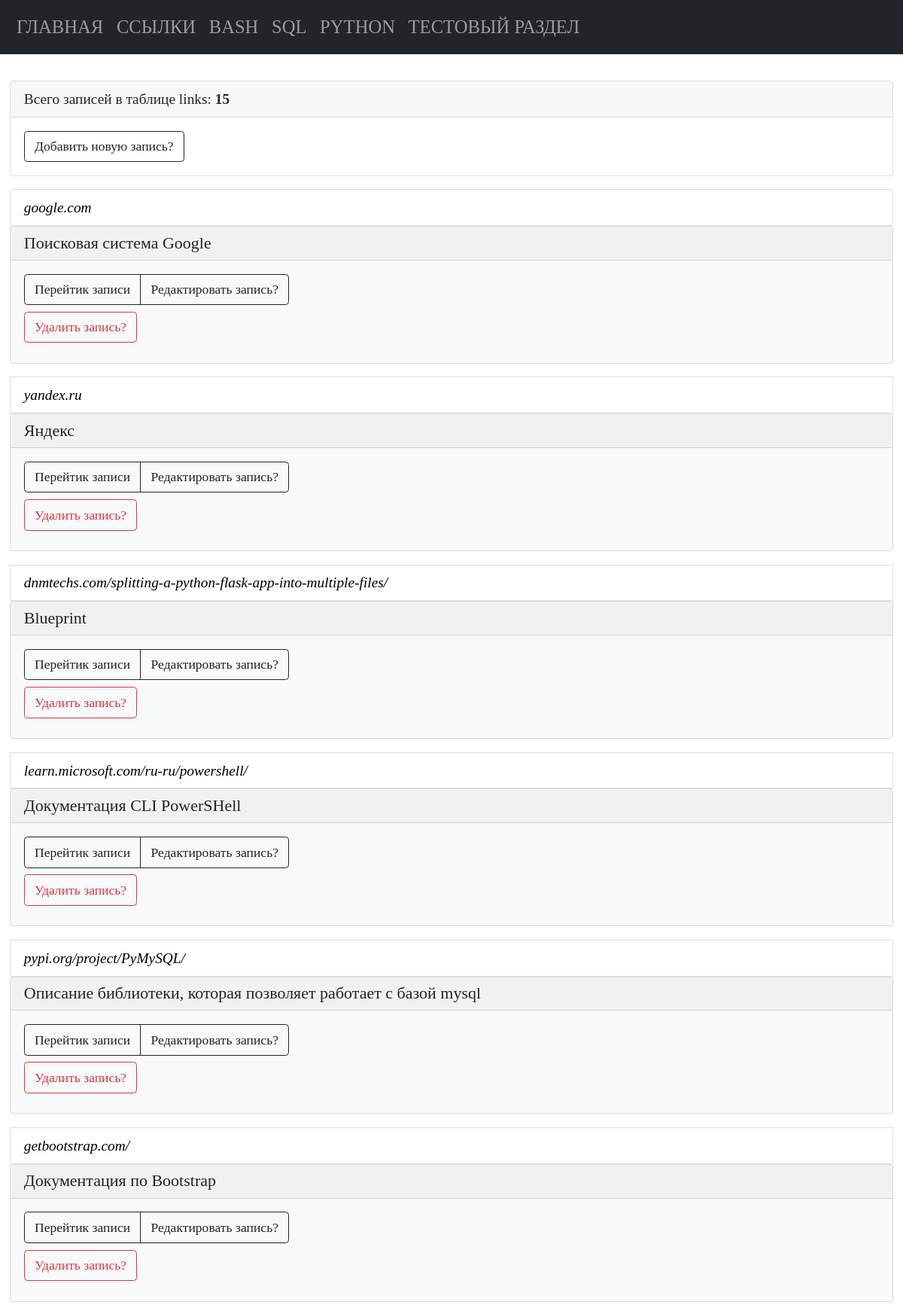
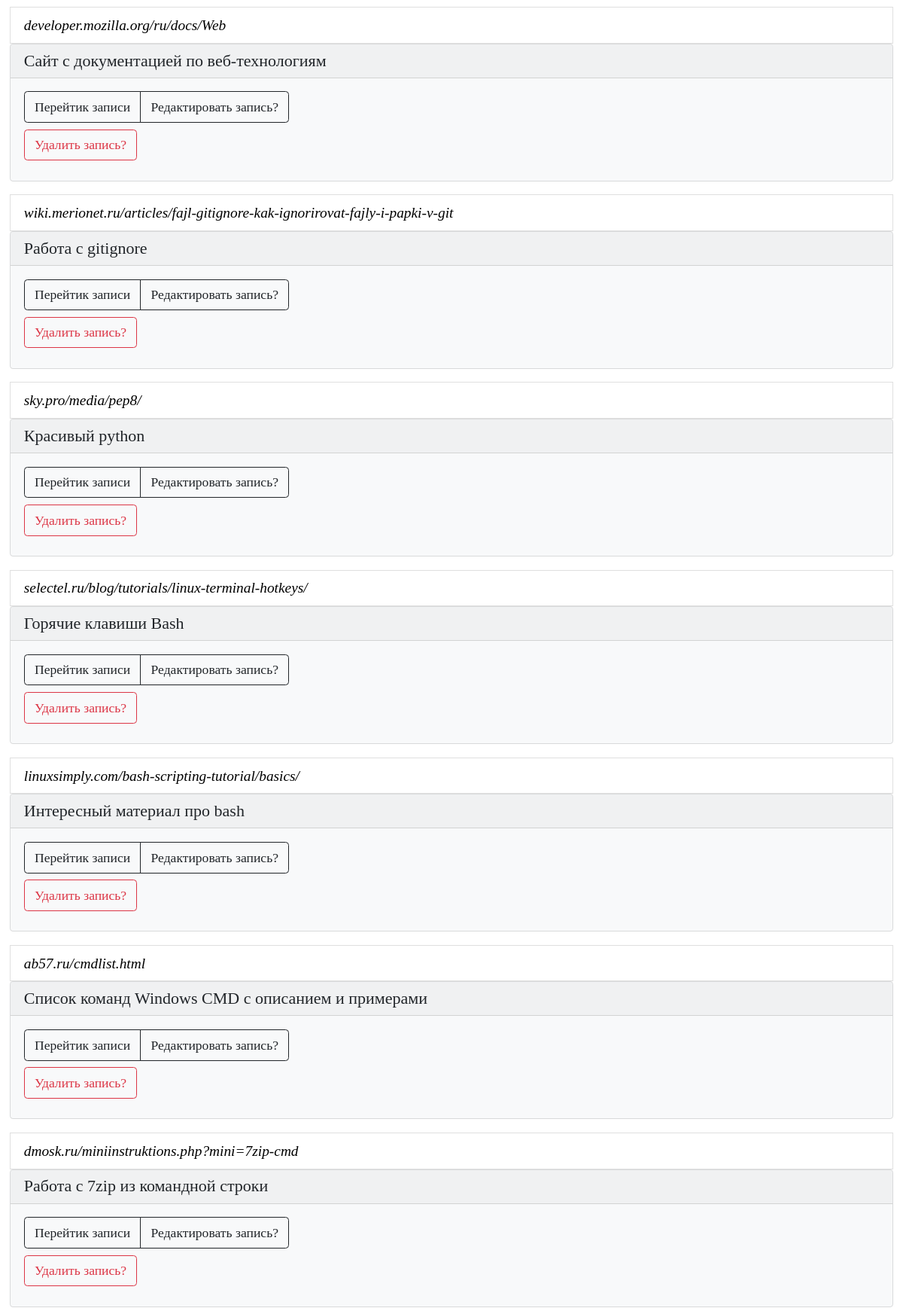
Screenshot of /links (upper part) with the database file from the repository (2 pictures, top to bottom).
### tables this page shows
CREATE TABLE "links"
(
    links_id      INTEGER
        primary key autoincrement,
    links_name    TEXT not null,
    links_command TEXT not null
, links_description TEXT);

### modules/links/links_list_commands.py (the view)
@bp.route("/links")
def links_list_commands():
    conn = connect.get_db_connection()
    cur = conn.cursor()
    links_list_count = cur.execute("SELECT COUNT(*) FROM links")
    links_list_count_print = links_list_count.fetchone()
    links_list_count_print_int = int(links_list_count_print[0])
    links_list = conn.execute("SELECT * FROM links ORDER BY 1 DESC").fetchall()
    conn.close()
    return render_template("links/links_list_commands.html",
                           links_list=links_list,
                           links_list_count_print_int=links_list_count_print_int,
                           )

### modules/connect.py (called while the page is built)
def get_db_connection():
    db_path = os.path.join(BASE_DIR, '../database.db')
    conn = sqlite3.connect(db_path)
    conn.row_factory = sqlite3.Row
    return conn

### templates/links/links_list_commands.html
{% extends "base.html" %} {% block title %}Ссылки{% endblock %} {% block content %}
<div class="card mb-3">
   <div class="card-header">
      Всего записей в таблице links: <b>{{ links_list_count_print_int }}</b>
   </div>
   <div class="card-body">
      <p class="card-text">
         <a href="{{ url_for('add_links_command.add_links_command') }}" class="btn btn-outline-dark">Добавить новую запись?</a>
      </p>
   </div>
</div>
<ul class="list-group">
   {% for links_list in links_list %}
   <li class="list-group-item">
         <a href="https://{{ links_list['links_command'] }}" target="_blank"><i>{{ links_list['links_command'] }}</i></a>
   </li>
   <div class="card text-dark bg-light mb-3">
   <div class="card-header h5">{{ links_list['links_name']
         }}</div>
   <div class="card-body">
      <div class="btn-group pb-2" role="group" aria-label="...">
               <a href="{{ url_for('get_post_links_command.get_post_links_command', links_id=links_list['links_id']) }}" class="btn btn-outline-dark">Перейтик записи</a>
         <a href="{{ url_for('edit_links_command.edit_links_command', links_id=links_list['links_id']) }}"
            class="btn btn-outline-dark">Редактировать запись?</a>
      </div>
      <form action="{{ url_for('delete_links_command.delete_links_command', links_id=links_list['links_id'])}}"
         method="POST" class="pb-2">
         <input type="submit" class="btn btn-outline-danger" value="Удалить запись?"
            onclick="return confirm('Вы точно уверены что хотите удалить запись?')" />
      </form>
   </div>
</div>
   {% endfor %}
</ul>
{% endblock %}

### static/styles.css (style rules this page uses)
* { font-family: consolas; font-size: 1.1rem; }
a { color: black; text-decoration: none; }

### rows the page displays
links: links_command "google.com", links_name "Поисковая система Google"
links: links_command "yandex.ru", links_name "Яндекс"
links: links_command "dnmtechs.com/splitting-a-python-flask-app-into-multiple-files/", links_name "Blueprint"
links: links_command "learn.microsoft.com/ru-ru/powershell/", links_name "Документация CLI PowerSHell"
links: links_command "pypi.org/project/PyMySQL/", links_name "Описание библиотеки, которая позволяет работает с базой mysql"
links: links_command "getbootstrap.com/", links_name "Документация по Bootstrap"
links: links_command "developer.mozilla.org/ru/docs/Web", links_name "Сайт с документацией по веб-технологиям"
links: links_command "wiki.merionet.ru/articles/fajl-gitignore-kak-ignorirovat-fajly-i-papki-v-git", links_name "Работа с gitignore"
links: links_command "sky.pro/media/pep8/", links_name "Красивый python"
links: links_command "selectel.ru/blog/tutorials/linux-terminal-hotkeys/", links_name "Горячие клавиши Bash"
links: links_command "linuxsimply.com/bash-scripting-tutorial/basics/", links_name "Интересный материал про bash"
links: links_command "ab57.ru/cmdlist.html", links_name "Список команд Windows CMD с описанием и примерами"
links: links_command "dmosk.ru/miniinstruktions.php?mini=7zip-cmd", links_name "Работа с 7zip из командной строки"

### other values shown
{{ links_list_count_print_int }} "15"
